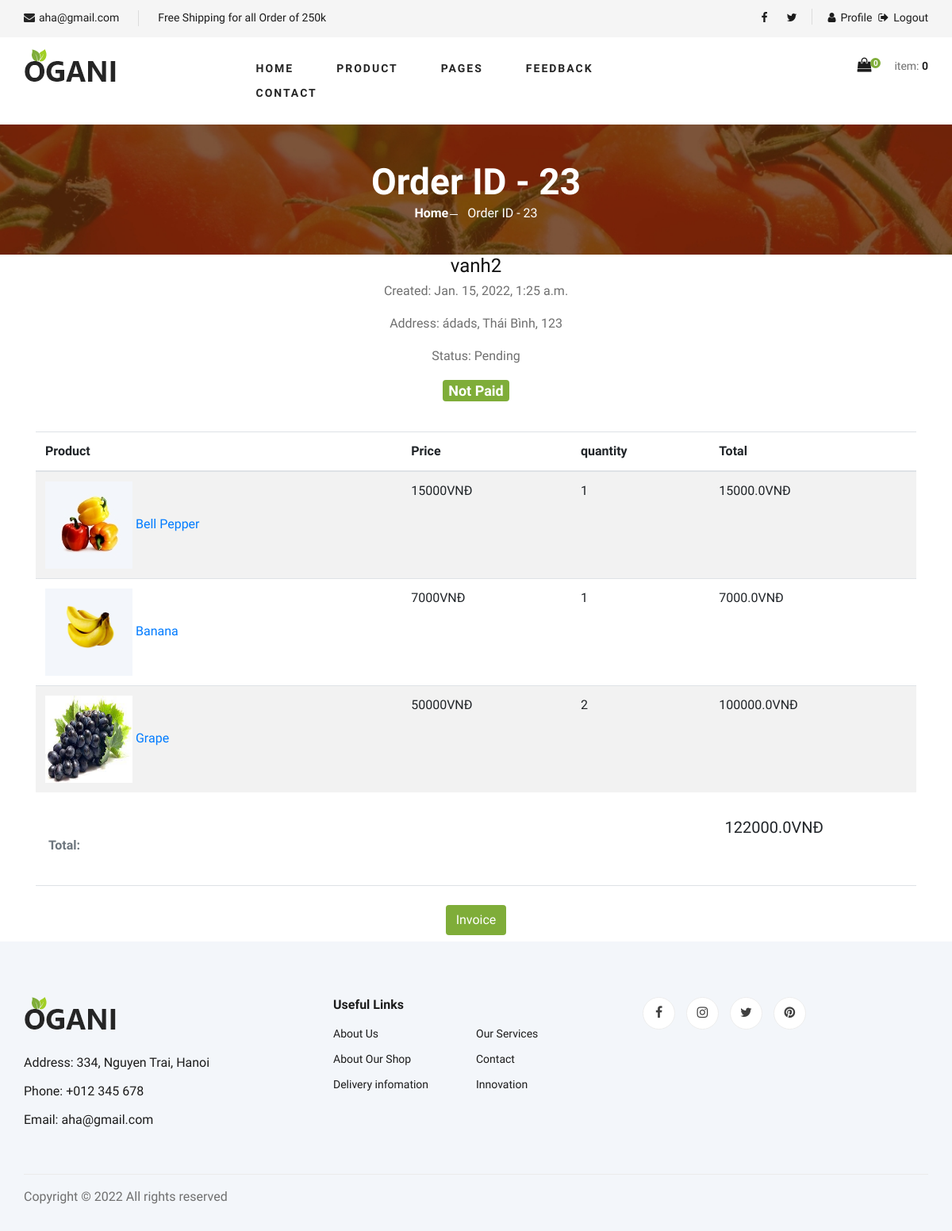
Page /order_details/23/ (signed in) on the committed database.
### order/models.py (models this page shows, shortened)
class Order(models.Model):
    user = models.ForeignKey(User, related_name='orders', on_delete=models.CASCADE)
    phone_number = models.CharField(max_length=15)
    address = models.CharField(max_length=150, blank=False, null=False)
    city = models.CharField(max_length=50)
    credit_card = models.CharField(max_length=10)
    paid = models.BooleanField(default=False)
    created = models.DateTimeField(auto_now_add=True)
    updated = models.DateTimeField(auto_now=True)
    status = models.CharField(
        choices=choices, max_length=10, default='Pending')
    total_price = models.FloatField(null=False, blank=False, default=0)
    class Meta:
        ordering = ('-created',)
    def get_absolute_url(self):
        return reverse('order_app:invoice', kwargs={'pk': self.pk})

class OrderItem(models.Model):
    order = models.ForeignKey(
        Order, related_name='items', on_delete=models.CASCADE)
    product = models.ForeignKey(
        Product, related_name='ordered', on_delete=models.CASCADE)
    quantity = models.PositiveIntegerField(default=1)
    total = models.FloatField(null=False, blank=False)

### product/models.py (models this page shows)
class Product(models.Model):
    category = models.ForeignKey(Category, on_delete=models.CASCADE)
    title = models.CharField(max_length=255, default='')
    description = models.TextField(default='')
    price = models.IntegerField(default='')
    active = models.BooleanField(default=True)
    product_img = models.ImageField(upload_to="product_images/%y", null=True, blank=True)

### order/views.py (the view)
# urls.py: path('order_details/<int:pk>/', views.OrderDetails.as_view(), name='order_details'),
class OrderDetails(LoginRequiredMixin, generic.DetailView):
    model = Order
    context_object_name = 'order'
    template_name = 'order/order_details.html'
    def get_queryset(self, **kwargs):
        objs = super().get_queryset(**kwargs)
        return objs.filter(user=self.request.user).prefetch_related('items', 'items__product')

### order/templates/order/order_details.html (shortened to what this page needs)
{% extends 'homepage/base.html' %} {% load static %} {% load thumbnail %} {% block title %} Order no - {{order.id}} {% endblock title %} {% block content %}
<section class="breadcrumb-section set-bg" data-setbg="{% static 'homepage/img/breadcrumb.jpg' %}">
    <div class="container">
        <div class="row">
            <div class="col-lg-12 text-center">
                <div class="breadcrumb__text">
                    <h2>Order ID - {{order.id}}</h2>
                    <div class="breadcrumb__option">
                        <a href="{% url 'core_app:index' %}">Home</a>
                        <span>Order ID - {{order.id}}</span>
                    </div>
                </div>
            </div>
        </div>
    </div>
</section>
<div class="container-xl">
    <div style="text-align: center;">
        <h4 class="font-weight-light">
            {{order.user.username}}
        </h4>
        <div class="pt-1">
            <p>Created: {{order.created}}</p>
            <p>Address: {{order.address}}, {{order.city}}, {{order.credit_card}}</p>
            <p>Status: {{order.status}}</p>
        </div>
        <h4>
            {% if order.paid %}
            <span class="badge badge-success" style="background-color: #7fad39;">Paid</span> {% else %}
            <span class="badge badge-danger" style="background-color: #7fad39;">Not Paid</span> {% endif %}
        </h4>
        <div class=" btn close text-white "> &times; </div>
    </div>
    <table class="table table-striped table-hover ">
        <thead>
            <tr>
                <th>Product</th>
                <th>Price</th>
                <th>quantity</th>
                <th>Total</th>
            </tr>
        </thead>
        <tbody>
            {% for o in order.items.all %}
            <tr>
                <div class="d-flex align-items-center ">
                    <td><img style="width: 110px; height: 110px; " src="{{ o.product.product_img.url }} " alt="{{o.product.title}} " class="img-fluid " />
                        <a href="{% url 'product_app:details' o.product.id %} ">{{o.product.title}}</a>
                    </td>
                    <td>{{o.product.price}}VNĐ</td>
                    <td>{{o.quantity}}</td>
                    <td>{{o.total}}VNĐ</td>
                </div>
            </tr>
            {% endfor %}
        </tbody>
    </table>
    <div class="d-flex justify-content-start align-items-center pl-3 py-3 mb-4 border-bottom ">
        <div class="text-muted "> <b>Total:</b> </div>
        <div class="ml-auto h5 "> {{order.total_price}}VNĐ <pre>                       </pre> </div>
    </div>
    <p class="my-2 text-center ">
        <a href="{{order.get_absolute_url}} " class="btn" style="background-color: #7fad39; color:white;">Invoice</a>
    </p>
</div>
{% endblock content %}

### static/homepage/css/style.css (style rules this page uses)
html, body { height: 100%; font-family: "Cairo", sans-serif; -webkit-font-smoothing: antialiased; font-smoothing: antialiased; }
h1, h2, h3, h4, h5, h6 { margin: 0; color: #111111; font-weight: 400; font-family: "Cairo", sans-serif; }
h2 { font-size: 36px; }
h4 { font-size: 24px; }
p { font-size: 16px; font-family: "Cairo", sans-serif; color: #6f6f6f; font-weight: 400; line-height: 26px; margin: 0 0 15px 0; }
img { max-width: 100%; }
.set-bg { background-repeat: no-repeat; background-size: cover; background-position: top center; }
.breadcrumb-section { display: flex; align-items: center; padding: 45px 0 40px; }
.breadcrumb__text h2 { font-size: 46px; color: #ffffff; font-weight: 700; }
.breadcrumb__option a { display: inline-block; font-size: 16px; color: #ffffff; font-weight: 700; margin-right: 20px; position: relative; }
.breadcrumb__option a:after { position: absolute; right: -12px; top: 13px; height: 1px; width: 10px; background: #ffffff; content: ""; }
.breadcrumb__option span { display: inline-block; font-size: 16px; color: #ffffff; }
@media only screen and (min-width: 1200px) { .container { max-width: 1170px; } }

### rows in the picture
Order: id "23", user.username "vanh2", created "Jan. 15, 2022, 1:25 a.m.", address "ádads", city "Thái Bình", credit_card "123", status "Pending", total_price "122000.0"
OrderItem: product.product_img (picture), product "Bell Pepper", product.price "15000", quantity "1", total "15000.0"
OrderItem: product.product_img (picture), product "Banana", product.price "7000", quantity "1", total "7000.0"
OrderItem: product.product_img (picture), product "Grape", product.price "50000", quantity "2", total "100000.0"

### other values in the picture
{{ request.session.cart.keys|length }} "0"
